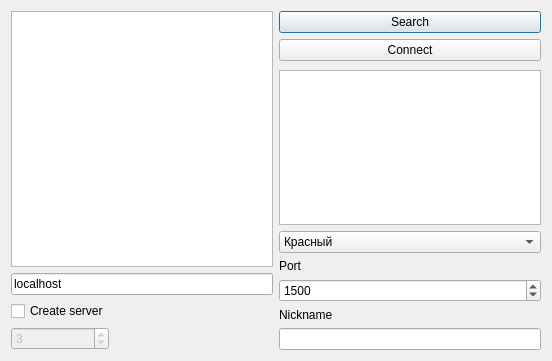
<ui version="4.0" >
 <class>Dialog</class>
 <widget class="QDialog" name="Dialog" >
  <property name="windowModality" >
   <enum>Qt::ApplicationModal</enum>
  </property>
  <property name="geometry" >
   <rect>
    <x>0</x>
    <y>0</y>
    <width>552</width>
    <height>361</height>
   </rect>
  </property>
  <property name="minimumSize" >
   <size>
    <width>453</width>
    <height>241</height>
   </size>
  </property>
  <property name="windowTitle" >
   <string>Dialog</string>
  </property>
  <property name="sizeGripEnabled" >
   <bool>false</bool>
  </property>
  <layout class="QGridLayout" name="gridLayout_8" >
   <item row="0" column="0" >
    <layout class="QGridLayout" name="gridLayout_7" >
     <property name="sizeConstraint" >
      <enum>QLayout::SetMaximumSize</enum>
     </property>
     <item row="0" column="0" >
      <layout class="QGridLayout" name="gridLayout_4" >
       <item row="1" column="0" >
        <layout class="QGridLayout" name="gridLayout_3" >
         <item row="0" column="0" >
          <widget class="QCheckBox" name="cbCreateServer" >
           <property name="text" >
            <string>Create server</string>
           </property>
          </widget>
         </item>
         <item row="1" column="0" >
          <widget class="QSpinBox" name="sbClientsCount" >
           <property name="enabled" >
            <bool>false</bool>
           </property>
           <property name="minimum" >
            <number>1</number>
           </property>
           <property name="maximum" >
            <number>10</number>
           </property>
           <property name="value" >
            <number>3</number>
           </property>
          </widget>
         </item>
         <item row="1" column="1" >
          <spacer name="horizontalSpacer" >
           <property name="orientation" >
            <enum>Qt::Horizontal</enum>
           </property>
           <property name="sizeHint" stdset="0" >
            <size>
             <width>40</width>
             <height>20</height>
            </size>
           </property>
          </spacer>
         </item>
        </layout>
       </item>
       <item row="0" column="0" >
        <layout class="QGridLayout" name="gridLayout" >
         <item row="1" column="0" >
          <widget class="QLineEdit" name="leServerIP" >
           <property name="text" >
            <string>localhost</string>
           </property>
          </widget>
         </item>
         <item row="0" column="0" >
          <widget class="QListWidget" name="lwServersList" />
         </item>
        </layout>
       </item>
      </layout>
     </item>
     <item row="0" column="1" >
      <layout class="QGridLayout" name="gridLayout_6" >
       <item row="0" column="0" >
        <layout class="QGridLayout" name="gridLayout_5" >
         <item row="0" column="0" >
          <widget class="QPushButton" name="pbSearch" >
           <property name="text" >
            <string>Search</string>
           </property>
          </widget>
         </item>
         <item row="1" column="0" >
          <widget class="QPushButton" name="pbConnect" >
           <property name="text" >
            <string>Connect</string>
           </property>
          </widget>
         </item>
        </layout>
       </item>
       <item row="5" column="0" >
        <layout class="QGridLayout" name="gridLayout_2" >
         <item row="0" column="0" >
          <widget class="QLabel" name="lPort" >
           <property name="text" >
            <string>Port</string>
           </property>
          </widget>
         </item>
         <item row="2" column="0" >
          <widget class="QLabel" name="lNickname" >
           <property name="text" >
            <string>Nickname</string>
           </property>
          </widget>
         </item>
         <item row="3" column="0" >
          <widget class="QLineEdit" name="leNickname" />
         </item>
         <item row="1" column="0" >
          <widget class="QSpinBox" name="sbPort" >
           <property name="minimum" >
            <number>1024</number>
           </property>
           <property name="maximum" >
            <number>65535</number>
           </property>
           <property name="value" >
            <number>1500</number>
           </property>
          </widget>
         </item>
        </layout>
       </item>
       <item row="2" column="0" >
        <spacer name="verticalSpacer" >
         <property name="orientation" >
          <enum>Qt::Vertical</enum>
         </property>
         <property name="sizeHint" stdset="0" >
          <size>
           <width>20</width>
           <height>40</height>
          </size>
         </property>
        </spacer>
       </item>
       <item row="4" column="0" >
        <widget class="QComboBox" name="comboBox" >
         <item>
          <property name="text" >
           <string>Красный</string>
          </property>
         </item>
         <item>
          <property name="text" >
           <string>Желтый</string>
          </property>
         </item>
         <item>
          <property name="text" >
           <string>Зеленый</string>
          </property>
         </item>
         <item>
          <property name="text" >
           <string>Синий</string>
          </property>
         </item>
        </widget>
       </item>
       <item row="3" column="0" >
        <widget class="QTableWidget" name="tableWidget" />
       </item>
      </layout>
     </item>
    </layout>
   </item>
  </layout>
 </widget>
 <resources/>
 <connections>
  <connection>
   <sender>cbCreateServer</sender>
   <signal>toggled(bool)</signal>
   <receiver>leServerIP</receiver>
   <slot>setDisabled(bool)</slot>
   <hints>
    <hint type="sourcelabel" >
     <x>65</x>
     <y>170</y>
    </hint>
    <hint type="destinationlabel" >
     <x>135</x>
     <y>131</y>
    </hint>
   </hints>
  </connection>
  <connection>
   <sender>cbCreateServer</sender>
   <signal>toggled(bool)</signal>
   <receiver>sbClientsCount</receiver>
   <slot>setEnabled(bool)</slot>
   <hints>
    <hint type="sourcelabel" >
     <x>65</x>
     <y>170</y>
    </hint>
    <hint type="destinationlabel" >
     <x>56</x>
     <y>201</y>
    </hint>
   </hints>
  </connection>
  <connection>
   <sender>cbCreateServer</sender>
   <signal>toggled(bool)</signal>
   <receiver>lwServersList</receiver>
   <slot>setDisabled(bool)</slot>
   <hints>
    <hint type="sourcelabel" >
     <x>66</x>
     <y>239</y>
    </hint>
    <hint type="destinationlabel" >
     <x>153</x>
     <y>101</y>
    </hint>
   </hints>
  </connection>
  <connection>
   <sender>lwServersList</sender>
   <signal>currentTextChanged(QString)</signal>
   <receiver>leServerIP</receiver>
   <slot>setText(QString)</slot>
   <hints>
    <hint type="sourcelabel" >
     <x>153</x>
     <y>101</y>
    </hint>
    <hint type="destinationlabel" >
     <x>153</x>
     <y>209</y>
    </hint>
   </hints>
  </connection>
  <connection>
   <sender>pbSearch</sender>
   <signal>clicked()</signal>
   <receiver>lwServersList</receiver>
   <slot>clear()</slot>
   <hints>
    <hint type="sourcelabel" >
     <x>447</x>
     <y>26</y>
    </hint>
    <hint type="destinationlabel" >
     <x>153</x>
     <y>101</y>
    </hint>
   </hints>
  </connection>
 </connections>
</ui>
